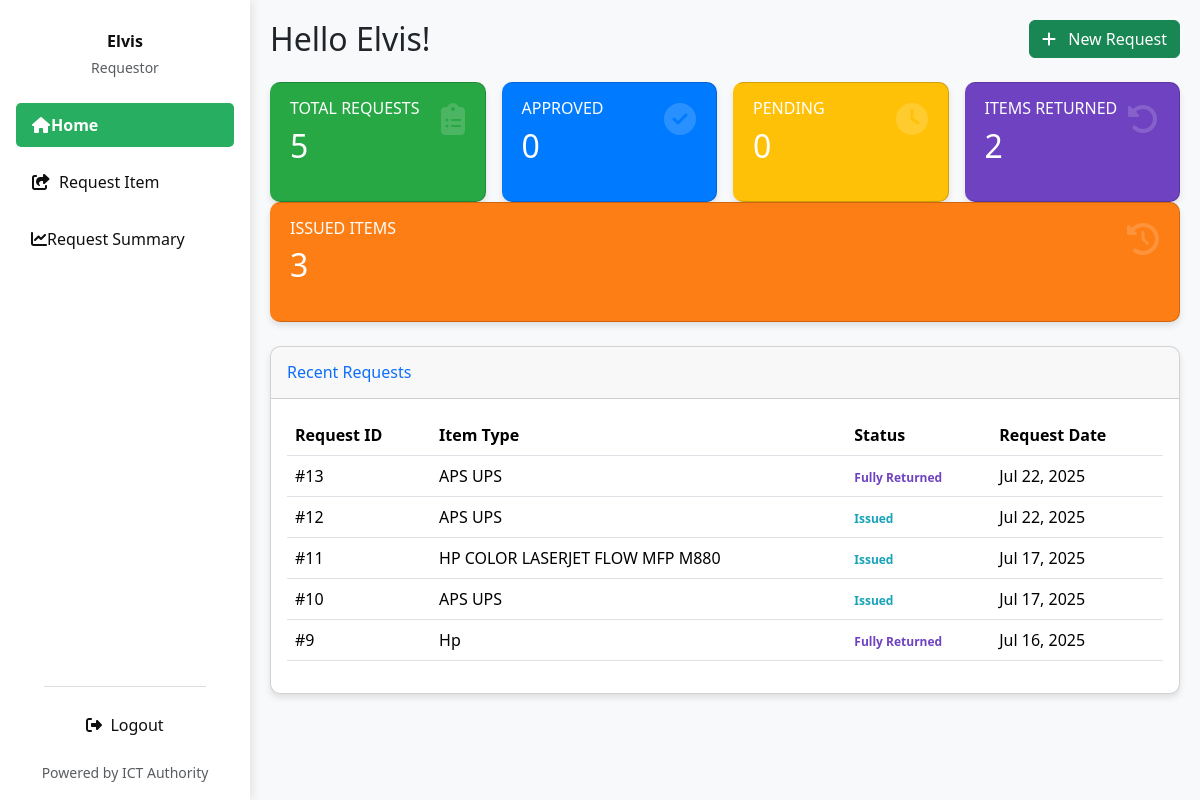
/ (signed in), run on an earlier commit of the app's database.
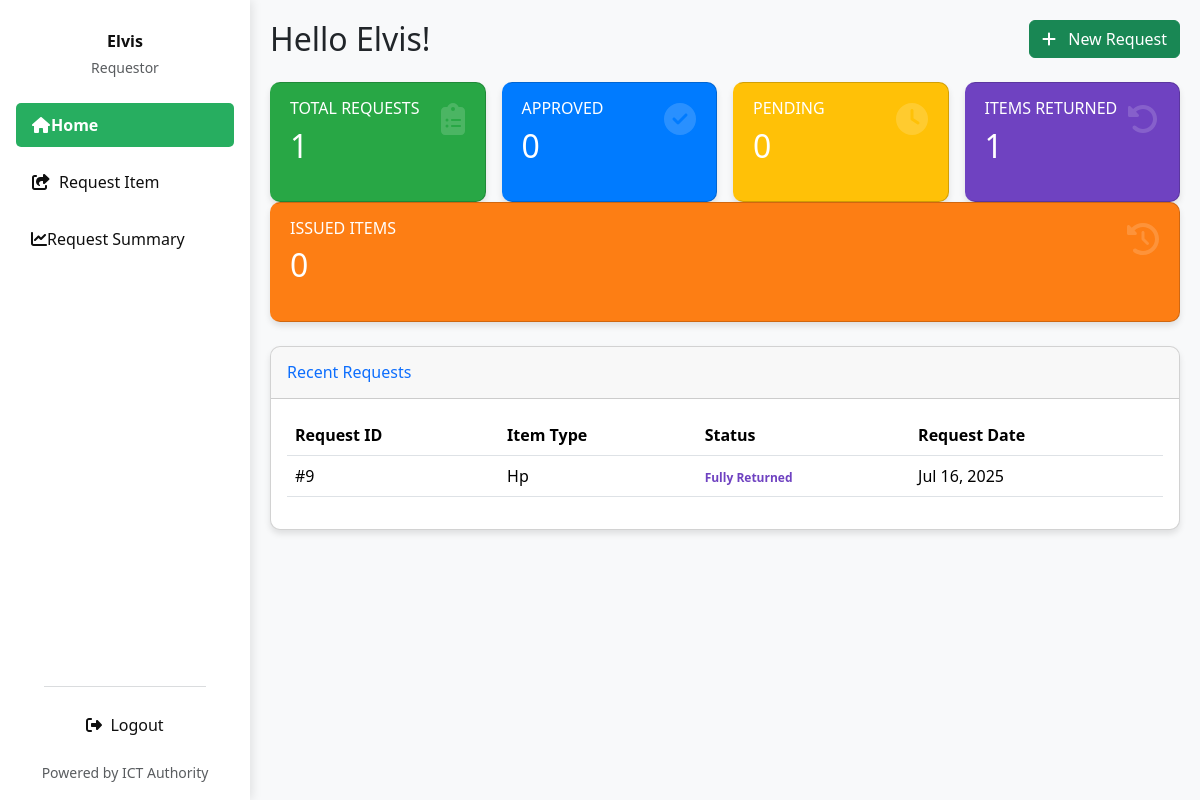
And on a later commit of the database.
### invent/models.py (models this page shows, shortened)
class ItemRequest(models.Model):
    item = models.ForeignKey('InventoryItem', on_delete=models.CASCADE)
    name = models.CharField(max_length=100)
    quantity = models.PositiveIntegerField(default=1)  # Quantity requested
    reason = models.TextField(blank=True, null=True)
    application_date = models.DateField(default=timezone.now)
    requestor = models.ForeignKey(User, on_delete=models.CASCADE)
    STATUS_CHOICES = [
        ('Pending', 'Pending'),
        ('Approved', 'Approved'),
        ('Issued', 'Issued'),  # Item has been issued (fully or partially)
        ('Rejected', 'Rejected'),
        ('Cancelled', 'Cancelled'),
        ('Partially Returned', 'Partially Returned'),
        ('Fully Returned', 'Fully Returned'),
    ]
    status = models.CharField(
        max_length=20, choices=STATUS_CHOICES, default='Pending')  # Increased max_length
    date_requested = models.DateTimeField(auto_now_add=True)
    date_issued = models.DateTimeField(null=True, blank=True)
    returned_quantity = models.PositiveIntegerField(default=0)
    _original_status = None
    def __init__(self, *args, **kwargs):
        super().__init__(*args, **kwargs)
        self._original_status = self.status

class InventoryItem(models.Model):
    STATUS_CHOICES = [
        ('Pending', 'Pending'),
        ('In Stock', 'In Stock'),
        ('Issued', 'Issued'),
        ('Returned', 'Returned'),
        ('Low Stock', 'Low Stock'),
        ('Out of Stock', 'Out of Stock'),
    ]
    CONDITION_CHOICES = [
        ("Serviceable", "Serviceable"),
        ("Not Serviceable", "Not Serviceable"),
        ("Not working", "Not working"),
        ("Good", "Good"),
        ("Fair", "Fair"),
        ("Poor", "Poor"),
    ]
    name = models.CharField(
        max_length=255, help_text="e.g., Dell Optiplex 7010 (from Asset Description)")
    serial_number = models.CharField(
        max_length=255, unique=True, blank=True, null=True,
        help_text="Unique serial number of the asset (from Serial Number in CSV)"
    )
    category = models.CharField(
        max_length=100, blank=True,
        help_text="e.g., Printer, CPU, Monitor (from Asset Category-Minor)"
    )
    condition = models.CharField(
        max_length=20, choices=CONDITION_CHOICES, default="Serviceable",
        help_text="Current condition of the asset (from Condition in CSV)"
    )
    status = models.CharField(
        max_length=20, choices=STATUS_CHOICES, default='In Stock')
    expiration_date = models.DateField(null=True, blank=True)
    quantity_total = models.PositiveIntegerField(default=0)
    quantity_issued = models.PositiveIntegerField(default=0)
    quantity_returned = models.PositiveIntegerField(default=0)
    created_by = models.ForeignKey(
        User, on_delete=models.SET_NULL, null=True, blank=True, related_name='inventory_created_by')
    created_at = models.DateTimeField(auto_now_add=True)
    updated_at = models.DateTimeField(auto_now=True)
    def quantity_remaining(self):
        return self.quantity_total - self.quantity_issued

### invent/views.py (the view)
# urls.py: path('', views.requestor_dashboard, name='requestor_dashboard'),
@login_required
def requestor_dashboard(request):
    user_requests = ItemRequest.objects.filter(
        requestor=request.user).order_by('-date_requested')
    available_inventory = [item for item in InventoryItem.objects.all().order_by(
        'name') if item.quantity_remaining() > 0]
    total_requests = user_requests.count()
    approved_count = user_requests.filter(status='Approved').count()
    pending_count = user_requests.filter(status='Pending').count()
    issued_count = user_requests.filter(status='Issued').count()
    fully_returned_count = user_requests.filter(
        status='Fully Returned').count()
    partially_returned_count = user_requests.filter(
        status='Partially Returned').count()
    return render(request, 'invent/requestor_dashboard.html', {
        'requests': user_requests,
        'total_requests': total_requests,
        'approved_count': approved_count,
        'pending_count': pending_count,
        'issued_count': issued_count,  # NEW
        'fully_returned_count': fully_returned_count,  # NEW
        'partially_returned_count': partially_returned_count,  # NEW
        'available_inventory': available_inventory,
    })

### invent/context_processors.py (called while the page is built)
def pending_requests_count(request):
    count = 0  # Default to 0
    if request.user.is_authenticated:
        if request.user.has_perm('invent.can_issue_item'):
            count = ItemRequest.objects.filter(status='Pending').count()
    return {'pending_requests_count_for_sidebar': count}

### invent/templates/invent/requestor_dashboard.html (shortened to what this page needs)
<!DOCTYPE html>
<html lang="en">
<head>
  <link href="https://cdn.jsdelivr.net/npm/bootstrap@5.3.3/dist/css/bootstrap.min.css" rel="stylesheet">
  <link href="https://cdnjs.cloudflare.com/ajax/libs/font-awesome/6.4.0/css/all.min.css" rel="stylesheet">
  <link rel="stylesheet" href="https://cdnjs.cloudflare.com/ajax/libs/animate.css/4.1.1/animate.min.css"/>
</head>
<body class="bg-light">
<div class="d-flex">
  <div class="sidebar vh-100 p-3 d-flex flex-column justify-content-between">
    <div>
      <div class="text-center mb-4 pt-3">
        <h6 class="fw-bold mb-1">{{ user.first_name|default:user.username }}</h6>
        <small class="text-muted">Requestor</small>
      </div>
      <ul class="nav flex-column">
        <li class="nav-item mb-2">
          <a class="nav-link {% if request.resolver_match.url_name == 'requestor_dashboard' %}active{% endif %}" href="{% url 'requestor_dashboard' %}">
            <i class="fas fa-fw fa-home"></i> <span>Home</span>
          </a>
        </li>
        <li class="nav-item mb-2">
          <a class="nav-link {% if request.resolver_match.url_name == 'request_item' %}active{% endif %}" href="{% url 'request_item' %}">
            <i class="fas fa-fw fa-share-square me-2"></i> <span>Request Item</span>
          </a>
        </li>
        <li class="nav-item mb-2">
          <a class="nav-link {% if request.resolver_match.url_name == 'request_summary' %}active{% endif %}" href="{% url 'request_summary' %}">
            <i class="fas fa-chart-line"></i> <span>Request Summary</span>
          </a>
        </li>
      </ul>
    </div>
    <footer class="text-center px-2">
      <hr class="border-secondary opacity-25 mx-auto" style="width: 80%">
      <div class="d-flex justify-content-center">
        <a class="nav-link logout-link text-center" href="{% url 'logout' %}" style="width: auto;">
          <i class="fas fa-right-from-bracket me-2"></i> <span>Logout</span>
        </a>
      </div>
      <div class="mt-2">
        <small class="text-muted">Powered by ICT Authority</small>
      </div>
    </footer>
  </div>
  <main class="main-content w-100">
    {% block main_content %}
    <div class="d-flex justify-content-between align-items-center mb-4 flex-wrap">
      <h2 class="greeting mb-3 mb-md-0 animate__animated animate__fadeInLeft">Hello {{ user.first_name|default:user.username }}!</h2>
      <a href="{% url 'request_item' %}" class="btn btn-success animate__animated animate__fadeInRight">
        <i class="fas fa-plus me-2"></i> New Request
      </a>
    </div>
    <div class="card-row mb-4">
      <div class="card-col">
        <div class="card summary-card card-total animate__animated animate__fadeInUp animate__delay-0.2s">
          <div class="card-body">
            <h6 class="text-uppercase mb-2">Total Requests</h6>
            <h2 class="mb-0">{{ total_requests }}</h2>
            <i class="fas fa-clipboard-list card-icon"></i>
          </div>
        </div>
      </div>
      <div class="card-col">
        <div class="card summary-card card-approved animate__animated animate__fadeInUp animate__delay-0.4s">
          <div class="card-body">
            <h6 class="text-uppercase mb-2">Approved</h6>
            <h2 class="mb-0">{{ approved_count }}</h2>
            <i class="fas fa-check-circle card-icon"></i>
          </div>
        </div>
      </div>
      <div class="card-col">
        <div class="card summary-card card-pending animate__animated animate__fadeInUp animate__delay-0.6s">
          <div class="card-body">
            <h6 class="text-uppercase mb-2">Pending</h6>
            <h2 class="mb-0">{{ pending_count }}</h2>
            <i class="fas fa-clock card-icon"></i>
          </div>
        </div>
      </div>
      <div class="card-col">
        <div class="card summary-card card-returned animate__animated animate__fadeInUp animate__delay-0.8s">
          <div class="card-body">
            <h6 class="text-uppercase mb-2">Items Returned</h6>
            <h2 class="mb-0">{{ fully_returned_count }}</h2>
            <i class="fas fa-undo-alt card-icon"></i>
          </div>
        </div>
      </div>
      <div class="card-col">
        <div class="card summary-card card-partial animate__animated animate__fadeInUp animate__delay-1s">
          <div class="card-body">
            <h6 class="text-uppercase mb-2">Issued Items</h6>
            <h2 class="mb-0">{{ issued_count }}</h2>
            <i class="fas fa-history card-icon"></i>
          </div>
        </div>
      </div>
    </div>
    <div class="card data-table animate__animated animate__fadeInUp">
      <div class="card-header py-3 d-flex justify-content-between align-items-center">
        <h6 class="m-0 font-weight-bold text-primary">Recent Requests</h6>
      </div>
      <div class="card-body">
        <div class="table-responsive">
          <table class="table table-hover">
            <thead>
              <tr>
                <th>Request ID</th>
                <th>Item Type</th>
                <th>Status</th>
                <th>Request Date</th>
              </tr>
            </thead>
            <tbody>
              {% for req in requests %}
              <tr class="table-row-clickable" data-request-id="{{ req.id }}">
                <td>#{{ req.id }}</td>
                <td>{{ req.item.name }}</td>
                <td>
                  {% if req.status == "Approved" %}
                    <span class="badge badge-status-approved">Approved</span>
                  {% elif req.status == "Denied" %}
                    <span class="badge badge-status-denied">Denied</span>
                  {% elif req.status == "Pending" %}
                    <span class="badge badge-status-pending">Pending</span>
                  {% elif req.status == "Issued" %}
                    <span class="badge badge-status-issued">Issued</span>
                  {% elif req.status == "Fully Returned" %}
                    <span class="badge badge-status-fully-returned">Fully Returned</span>
                  {% elif req.status == "Partially Returned" %}
                    <span class="badge badge-status-partially-returned">Partially Returned</span>
                  {% else %}
                    <span class="badge bg-info text-dark">{{ req.status }}</span>
                  {% endif %}
                </td>
                <td>{{ req.date_requested|date:"M d, Y" }}</td>
              </tr>
              {% endfor %}
            </tbody>
          </table>
        </div>
      </div>
    </div>
    {% endblock main_content %}
  </main>
</div>
</body>
</html>

### invent/templates/invent/requestor_dashboard.html (style rules this page uses)
:root { --sidebar-bg: white; --sidebar-text: #0f0f0f; --sidebar-active: #27ae60; --sidebar-hover: #15b33c; --card-total-bg: #28a745; --card-approved-bg: #007bff; --card-pending-bg: #ffc107; --card-returned-bg: #6f42c1; --card-partial-bg: #fd7e14; --status-approved: #28a745; --status-denied: #dc3545; --status-pending: #ffc107; --status-issued: #17a2b8; --status-fully-returned: #6f42c1; --status-partially-returned: #fd7e14; }
body { font-family: 'Segoe UI', Tahoma, Geneva, Verdana, sans-serif; margin: 0; padding: 0; overflow-x: hidden; }
.sidebar { background-color: var(--sidebar-bg); color: var(--sidebar-text); box-shadow: 2px 0 10px rgba(0,0,0,0.1); transition: all 0.3s; position: fixed; height: 100vh; width: 250px; z-index: 1000; left: 0; top: 0; }
.sidebar .nav-link { color: var(--sidebar-text); border-radius: 5px; padding: 10px 15px; margin-bottom: 5px; transition: all 0.3s; display: flex; align-items: center; }
.sidebar .nav-link.active { background-color: var(--sidebar-active); font-weight: 600; color: white !important; }
.sidebar .logout-link { color: var(--sidebar-text); transition: color 0.3s; display: flex; align-items: center; }
.main-content { padding: 20px; background-color: #f8f9fa; min-height: 100vh; margin-left: 250px; transition: margin-left 0.3s; }
.summary-card { border-radius: 10px; box-shadow: 0 4px 6px rgba(0,0,0,0.1); transition: transform 0.3s, background-color 0.3s, color 0.3s; height: 100%; position: relative; overflow: hidden; color: white; margin-bottom: 20px; }
.card-icon { position: absolute; right: 20px; top: 20px; font-size: 2rem; opacity: 0.2; color: rgba(255,255,255,0.8); }
.summary-card h6, .summary-card h2 { color: white !important; }
.card-total { background-color: var(--card-total-bg); border-left: 4px solid var(--card-total-bg); }
.card-approved { background-color: var(--card-approved-bg); border-left: 4px solid var(--card-approved-bg); }
.card-pending { background-color: var(--card-pending-bg); border-left: 4px solid var(--card-pending-bg); }
.card-returned { background-color: var(--card-returned-bg); border-left: 4px solid var(--card-returned-bg); }
.card-partial { background-color: var(--card-partial-bg); border-left: 4px solid var(--card-partial-bg); }
.data-table { border-radius: 10px; box-shadow: 0 4px 6px rgba(0,0,0,0.1); overflow-x: auto; }
.badge-status-fully-returned { color: var(--status-fully-returned); font-weight: 600; background-color: transparent !important; padding: 0; }
.card-row { display: flex; flex-wrap: wrap; margin-right: -8px; margin-left: -8px; }
.card-col { padding-left: 8px; padding-right: 8px; flex: 1 0 0%; min-width: 200px; }

What changed in the data, as far as the page shows it:
removed ItemRequest: id "13", item.name "APS UPS", status "Fully Returned", date_requested "Jul 22, 2025"
removed ItemRequest: id "12", item.name "APS UPS", status "Issued", date_requested "Jul 22, 2025"
removed ItemRequest: id "11", item.name "HP COLOR LASERJET FLOW MFP M880", status "Issued", date_requested "Jul 17, 2025"
removed ItemRequest: id "10", item.name "APS UPS", status "Issued", date_requested "Jul 17, 2025"
Also different on the page:
{{ total_requests }}: "5" → "1"
{{ fully_returned_count }}: "2" → "1"
{{ issued_count }}: "3" → "0"
